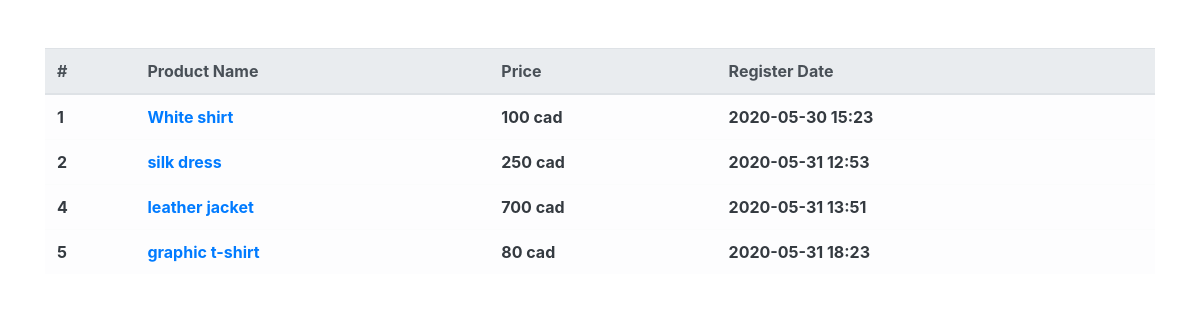
The app's page /product/ with its own data.
### product/models.py (models this page shows, shortened)
class Product(models.Model):
  name = models.CharField(max_length=256, verbose_name='Product Name')
  price = models.IntegerField(verbose_name='Product Price')
  description = models.TextField(verbose_name='Product Description')
  stock = models.IntegerField(verbose_name='Stock')
  register_date = models.DateTimeField(auto_now_add=True, verbose_name='Register Date')
  class Meta:
    db_table = 'Jamie\'s shop_Product'
    verbose_name = 'Product'
    verbose_name_plural = 'Product'

### product/views.py (the view)
# urls.py: path('product/', ProductList.as_view()),
class ProductList(ListView):
  model = Product
  template_name = 'product.html'
  context_object_name = 'product_list'

### product/templates/product.html
{% extends "base.html" %}
{% load humanize %}
{% block contents %}
<div class="row mt-5">
  <div class="col-12">
    <table class="table table-light">
      <thead class="thead-light">
        <tr>
          <th scope="col">#</th>
          <th scope="col">Product Name</th>
          <th scope="col">Price</th>
          <th scope="col">Register Date</th>
        </tr>
      </thead>
      <tbody class="text-dark">
        {% for product in product_list %}
        <tr>
          <th scope="row">{{ product.id }}</th>
          <th><a href="/product/{{ product.id }}">{{ product.name }}</a></th>
          <th>{{ product.price|intcomma }} cad</th>
          <th>{{ product.register_date|date:'Y-m-d H:i' }}</th>
        </tr>
        {% endfor %}
      </tbody>
    </table>
  </div>
</div>
{% endblock %}

### records on screen
Product: id "1", name "White shirt", price "100", register_date "2020-05-30 15:23"
Product: id "2", name "silk dress", price "250", register_date "2020-05-31 12:53"
Product: id "4", name "leather jacket", price "700", register_date "2020-05-31 13:51"
Product: id "5", name "graphic t-shirt", price "80", register_date "2020-05-31 18:23"
